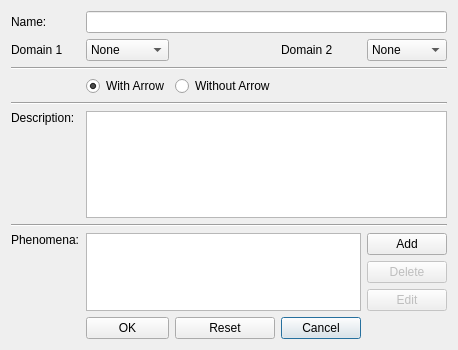
<?xml version="1.0" encoding="UTF-8"?>
<ui version="4.0">
 <class>EditInterface</class>
 <widget class="QDialog" name="EditInterface">
  <property name="geometry">
   <rect>
    <x>0</x>
    <y>0</y>
    <width>450</width>
    <height>350</height>
   </rect>
  </property>
  <property name="windowTitle">
   <string>Dialog</string>
  </property>
  <layout class="QGridLayout" name="gridLayout">
   <item row="5" column="1" colspan="4">
    <widget class="QTextEdit" name="descriptionTextEdit"/>
   </item>
   <item row="10" column="3">
    <widget class="QPushButton" name="cancelButton">
     <property name="text">
      <string>Cancel</string>
     </property>
    </widget>
   </item>
   <item row="10" column="2">
    <widget class="QPushButton" name="resetButton">
     <property name="text">
      <string>Reset</string>
     </property>
    </widget>
   </item>
   <item row="3" column="2">
    <widget class="QRadioButton" name="withoutArrowRadio">
     <property name="text">
      <string>Without Arrow</string>
     </property>
    </widget>
   </item>
   <item row="3" column="1">
    <widget class="QRadioButton" name="withArrowRadio">
     <property name="enabled">
      <bool>true</bool>
     </property>
     <property name="text">
      <string>With Arrow</string>
     </property>
     <property name="checkable">
      <bool>true</bool>
     </property>
     <property name="checked">
      <bool>true</bool>
     </property>
    </widget>
   </item>
   <item row="0" column="1" colspan="4">
    <widget class="QLineEdit" name="nameLineEdit"/>
   </item>
   <item row="0" column="0">
    <widget class="QLabel" name="nameLabel">
     <property name="text">
      <string>Name:</string>
     </property>
    </widget>
   </item>
   <item row="7" column="1" rowspan="3" colspan="3">
    <widget class="QListView" name="phenomenaListView">
     <property name="frameShape">
      <enum>QFrame::StyledPanel</enum>
     </property>
     <property name="frameShadow">
      <enum>QFrame::Plain</enum>
     </property>
    </widget>
   </item>
   <item row="8" column="4">
    <widget class="QPushButton" name="deletePhenomena">
     <property name="enabled">
      <bool>false</bool>
     </property>
     <property name="text">
      <string>Delete</string>
     </property>
     <property name="checkable">
      <bool>false</bool>
     </property>
    </widget>
   </item>
   <item row="7" column="4">
    <widget class="QPushButton" name="addPhenomena">
     <property name="text">
      <string>Add</string>
     </property>
    </widget>
   </item>
   <item row="10" column="1">
    <widget class="QPushButton" name="okButton">
     <property name="text">
      <string>OK</string>
     </property>
    </widget>
   </item>
   <item row="9" column="4">
    <widget class="QPushButton" name="editPhenomena">
     <property name="enabled">
      <bool>false</bool>
     </property>
     <property name="text">
      <string>Edit</string>
     </property>
    </widget>
   </item>
   <item row="7" column="0">
    <widget class="QLabel" name="phenomenaLabel">
     <property name="text">
      <string>Phenomena:</string>
     </property>
     <property name="alignment">
      <set>Qt::AlignLeading|Qt::AlignLeft|Qt::AlignTop</set>
     </property>
    </widget>
   </item>
   <item row="6" column="0" colspan="5">
    <widget class="Line" name="line">
     <property name="orientation">
      <enum>Qt::Horizontal</enum>
     </property>
    </widget>
   </item>
   <item row="5" column="0">
    <widget class="QLabel" name="descriptionLabel">
     <property name="text">
      <string>Description:</string>
     </property>
     <property name="alignment">
      <set>Qt::AlignLeading|Qt::AlignLeft|Qt::AlignTop</set>
     </property>
    </widget>
   </item>
   <item row="4" column="0" colspan="5">
    <widget class="Line" name="line_2">
     <property name="orientation">
      <enum>Qt::Horizontal</enum>
     </property>
    </widget>
   </item>
   <item row="2" column="0" colspan="5">
    <widget class="Line" name="line_3">
     <property name="orientation">
      <enum>Qt::Horizontal</enum>
     </property>
    </widget>
   </item>
   <item row="1" column="1">
    <widget class="QComboBox" name="domainOne">
     <item>
      <property name="text">
       <string>None</string>
      </property>
     </item>
    </widget>
   </item>
   <item row="1" column="4">
    <widget class="QComboBox" name="domainTwo">
     <item>
      <property name="text">
       <string>None</string>
      </property>
     </item>
    </widget>
   </item>
   <item row="1" column="0">
    <widget class="QLabel" name="domainOneLabel">
     <property name="text">
      <string>Domain 1</string>
     </property>
    </widget>
   </item>
   <item row="1" column="3">
    <widget class="QLabel" name="domainTwoLabel">
     <property name="text">
      <string>Domain 2</string>
     </property>
    </widget>
   </item>
  </layout>
 </widget>
 <resources/>
 <connections/>
</ui>
